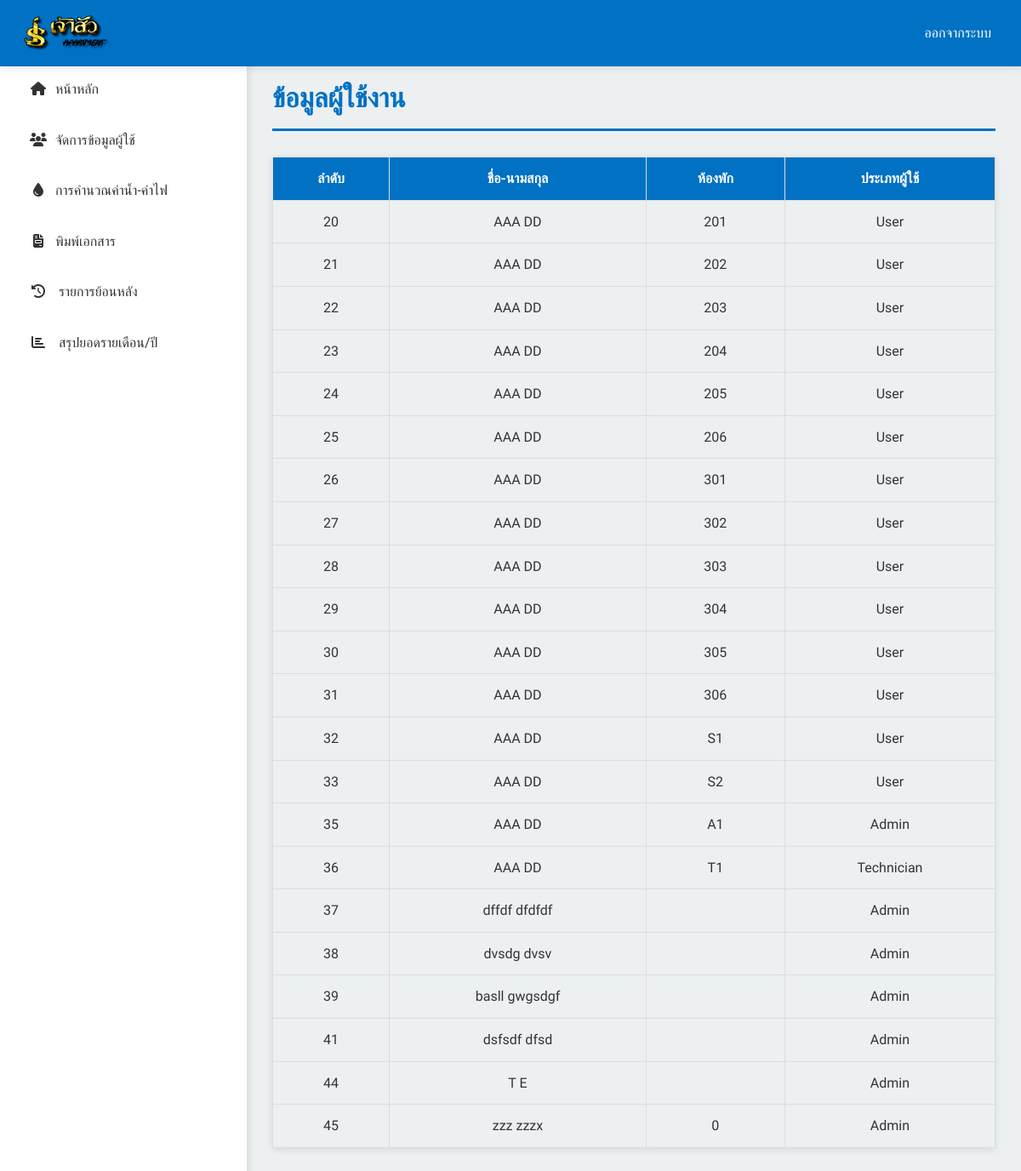
The page /Apartment_V30/Admin/index.php (signed in) on the database its author committed.
### tables this page shows
CREATE TABLE `users` (
  `id` int(11) NOT NULL,
  `Room_number` varchar(20) DEFAULT NULL,
  `username` varchar(50) NOT NULL,
  `password` varchar(100) NOT NULL,
  `First_name` varchar(50) NOT NULL,
  `Last_name` varchar(50) NOT NULL,
  `timestamp` timestamp NOT NULL DEFAULT current_timestamp(),
  `date_record` date DEFAULT NULL,
  `type_id` int(11) DEFAULT NULL,
  `urole` varchar(20) DEFAULT NULL,
  `water_was` int(11) DEFAULT NULL
);

### Apartment_V30/Admin/index.php (the view, shortened to what this page needs)
<?php
require_once '../config.php';
function readUsers() {
    global $conn;
    $sql = "SELECT id, First_name, Last_name, Room_number, urole FROM users ORDER BY id";
    return $conn->query($sql);
}
function getUserRoleText($urole) {
    switch ($urole) {
        case '1':
            return 'Admin';
        case '2':
            return 'Technician';
        case '3':
            return 'User';
    }
}
$users = readUsers();
?>
<!DOCTYPE html>
<html lang="th">
<head>
    <link href="https://cdnjs.cloudflare.com/ajax/libs/font-awesome/6.4.0/css/all.min.css" rel="stylesheet">
    <link rel="stylesheet" href="css/index.css">
</head>
<body>
    <nav class="navbar">
    <img src="http://localhost/Apartment_V30/Admin/Ap.png" alt="เจ้าสัว Apartment Logo" class="logo-navbar">
        <div class="navbar-menu">
            <a href="logout.php">ออกจากระบบ</a>
        </div>
    </nav>
    <div class="container">
        <aside class="sidebar">
            <div class="sidebar-menu">
                <a href="index.php"><i class="fas fa-home"></i>หน้าหลัก</a>
                <a href="crud.php"><i class="fas fa-users"></i>จัดการข้อมูลผู้ใช้</a>
                <a href="total.php"><i class="fas fa-tint"></i>การคำนวณค่าน้ำ-ค่าไฟ</a>
                <a href="bill.php"><i class="fas fa-file-invoice"></i>พิมพ์เอกสาร</a>
                <a href="bill_back.php"><i class="fas fa-history"></i> รายการย้อนหลัง</a>
                <a href="summary.php"><i class="fas fa-chart-bar"></i> สรุปยอดรายเดือน/ปี</a>
            </div>
        </aside>
        <main class="content">
            <h1>ข้อมูลผู้ใช้งาน</h1>
                <div class="card-body">
                <table class="table table-bordered table-hover table-center">
                    <thead>
                        <tr>
                            <th>ลำดับ</th>
                            <th>ชื่อ-นามสกุล</th>
                            <th>ห้องพัก</th>
                            <th>ประเภทผู้ใช้</th>
                        </tr>
                    </thead>
                    <tbody>
                        <?php
                        if ($users->num_rows > 0) {
                            while ($user = $users->fetch_assoc()) {
                                echo "<tr>";
                                echo "<td>" . htmlspecialchars($user['id']) . "</td>";
                                echo "<td>" . htmlspecialchars($user['First_name'] . ' ' . $user['Last_name']) . "</td>";
                                echo "<td>" . htmlspecialchars($user['Room_number']) . "</td>";
                                echo "<td>" . htmlspecialchars(getUserRoleText($user['urole'])) . "</td>";
                                echo "</tr>";
                            }
                        } else {
                            echo "<tr><td colspan='4' class='text-center'>ไม่พบข้อมูลผู้ใช้งาน</td></tr>";
                        }
                        ?>
                    </tbody>
                </table>
                    </div>
                </div>
</body>
</html>

### Apartment_V30/Admin/css/index.css (style rules this page uses)
:root { --primary-color: #0071C3; --secondary-color: #2980b9; --background-color: #ecf0f1; --text-color: #333; --hover-color: #e8f4f8; --sidebar-width: 250px; }
* { margin: 0; padding: 0; }
body { font-family: 'Prompt', sans-serif; background-color: var(--background-color); color: var(--text-color); line-height: 1.6; }
.navbar { background-color: var(--primary-color); color: white; padding: 15px 20px; position: fixed; width: 100%; top: 0; z-index: 1000; box-shadow: 0 2px 10px rgba(0,0,0,0.1); display: flex; justify-content: space-between; align-items: center; box-sizing: border-box; }
.navbar-menu a { color: white; text-decoration: none; padding: 8px 15px; border-radius: 4px; transition: background-color 0.3s, transform 0.2s; }
.container { display: flex; margin-top: 60px; min-height: calc(100vh - 60px); }
.sidebar { width: var(--sidebar-width); background-color: #fff; padding: 20px; box-shadow: 2px 0 10px rgba(0,0,0,0.1); transition: transform 0.3s ease-in-out; }
.sidebar-menu a { display: block; color: var(--text-color); padding: 12px 15px; text-decoration: none; transition: all 0.3s; border-radius: 8px; margin-bottom: 10px; }
.sidebar-menu i { margin-right: 10px; width: 20px; text-align: center; }
.content { flex-grow: 1; padding: 30px; overflow-y: auto; }
.content h1 { color: var(--primary-color); margin-bottom: 30px; font-size: 2em; border-bottom: 3px solid var(--primary-color); padding-bottom: 10px; }
.table { width: 100%; border-collapse: collapse; margin: 20px 0; box-shadow: 0 2px 8px rgba(0,0,0,0.1); }
.table thead th { background-color: var(--primary-color); color: white; padding: 12px; }
.table-center th, .table-center td { text-align: center; vertical-align: middle; }
.table td, .table th { border: 1px solid #ddd; padding: 12px; }
.logo-navbar { width: 115px; height: auto; max-width: 100%; }

### rows shown on the page
users: id "20", First_name+Last_name "AAA DD", Room_number "201", urole "User"
users: id "21", First_name+Last_name "AAA DD", Room_number "202", urole "User"
users: id "22", First_name+Last_name "AAA DD", Room_number "203", urole "User"
users: id "23", First_name+Last_name "AAA DD", Room_number "204", urole "User"
users: id "24", First_name+Last_name "AAA DD", Room_number "205", urole "User"
users: id "25", First_name+Last_name "AAA DD", Room_number "206", urole "User"
users: id "26", First_name+Last_name "AAA DD", Room_number "301", urole "User"
users: id "27", First_name+Last_name "AAA DD", Room_number "302", urole "User"
users: id "28", First_name+Last_name "AAA DD", Room_number "303", urole "User"
users: id "29", First_name+Last_name "AAA DD", Room_number "304", urole "User"
users: id "30", First_name+Last_name "AAA DD", Room_number "305", urole "User"
users: id "31", First_name+Last_name "AAA DD", Room_number "306", urole "User"
users: id "32", First_name+Last_name "AAA DD", Room_number "S1", urole "User"
users: id "33", First_name+Last_name "AAA DD", Room_number "S2", urole "User"
users: id "35", First_name+Last_name "AAA DD", Room_number "A1", urole "Admin"
users: id "36", First_name+Last_name "AAA DD", Room_number "T1", urole "Technician"
users: id "37", First_name+Last_name "dffdf dfdfdf", urole "Admin"
users: id "38", First_name+Last_name "dvsdg dvsv", urole "Admin"
users: id "39", First_name+Last_name "basll gwgsdgf", urole "Admin"
users: id "41", First_name+Last_name "dsfsdf dfsd", urole "Admin"
users: id "44", First_name+Last_name "T E", urole "Admin"
users: id "45", First_name+Last_name "zzz zzzx", Room_number "0", urole "Admin"
